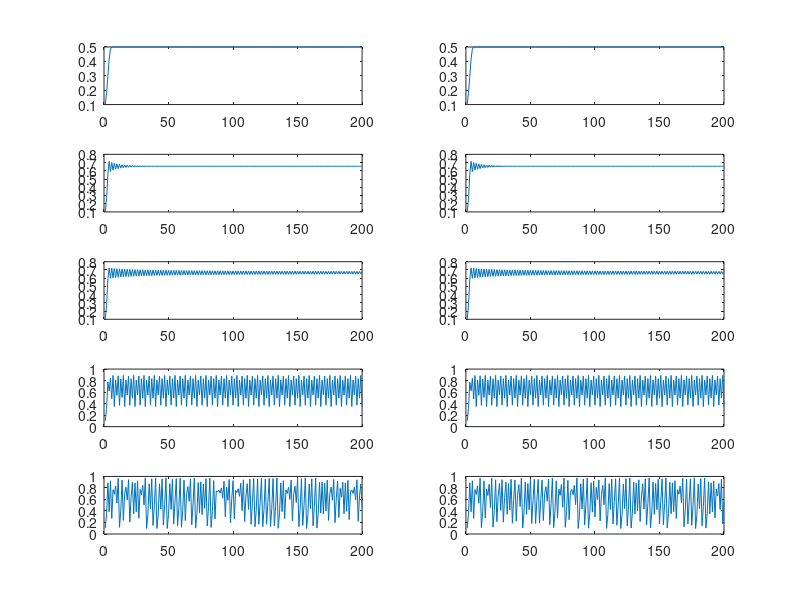

MATLAB code to generate this figure:

i=1;
for a = [2, 2.9, 3, 3.56, 3.9];
    p(1) = 0.1;
    q(1) = p(1) + 0.00001;
    for n = 2:200;
        p(n) = a * p(n-1) * (1 - p(n-1));
        q(n) = a * q(n-1) * (1 - q(n-1));
    end
    subplot(5,2,i) % 5 na 1 i numer teraz i
    plot(p) % rysowanie
    i=i+1;
    subplot(5,2,i) % 5 na 1 i numer teraz i
    plot(q) % rysowanie
    i=i+1;
end